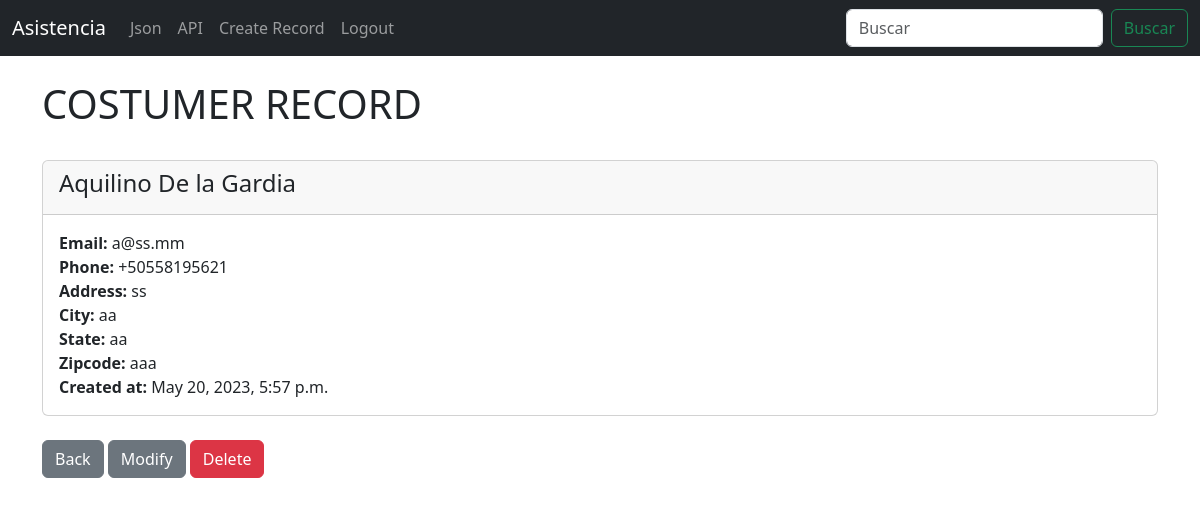
The app's page /record/11 (signed in) with its own data.
### crm/models.py (models this page shows, shortened)
class Record(models.Model):
	created_at = models.DateTimeField(auto_now_add=True)
	first_name = models.CharField(max_length=50)
	last_name =  models.CharField(max_length=50)
	email =  models.CharField(max_length=100)
	phone = models.CharField(max_length=15)
	address =  models.CharField(max_length=100)
	city =  models.CharField(max_length=50)
	state =  models.CharField(max_length=50)
	zipcode =  models.CharField(max_length=20)

### crm/views.py (the view)
# urls.py: path('record/<int:pk>', views.costumer_record, name='record'),
def costumer_record(request,pk):
	if request.user.is_authenticated:
		costumer_record = Record.objects.get(id=pk)
		return render(request,'record.html',{'costumer_record':costumer_record})
	else:
		messages.error(request, 'You Must Be Authenticated To Access Here!...')
		return redirect('saludo')

### crm/templates/record.html (shortened to what this page needs)
{% extends 'base.html' %}
{% block content %}
<div >
		{%  if user.is_authenticated  %}
		<h1>COSTUMER RECORD</h1>
			<br>
			<div class="card">
			  <div class="card-header">
			    <h4>{{costumer_record.first_name}}  {{costumer_record.last_name}}</h3>
			  </div>
			  <div class="card-body">
			    <strong> Email: </strong> {{costumer_record.email}}<br>
			    <strong>Phone: </strong> {{costumer_record.phone}}<br>
			    <strong>Address: </strong> {{costumer_record.address}}<br>
			    <strong>City: </strong> {{costumer_record.city}}<br>
			    <strong>State: </strong> {{costumer_record.state}}<br>
			    <strong>Zipcode: </strong> {{costumer_record.zipcode}}<br>
			    <strong>Created at: </strong> {{costumer_record.created_at}}
			  </div>
			</div>
			<br>
	    <a href="{%url 'json'%}" class="btn btn-secondary">Back</a>
   	    <a href="{%url 'update_record' costumer_record.id %}" class="btn btn-secondary">Modify</a>
	    <a href="{%url 'delete_record' costumer_record.id %}" class="btn btn-danger">Delete</a>
		{% endif %}
	</div>
{% endblock %}

### records on screen
Record: first_name "Aquilino", last_name "De la Gardia", email "a@ss.mm", phone "+50558195621", address "ss", city "aa", state "aa", zipcode "aaa", created_at "May 20, 2023, 5:57 p.m."
